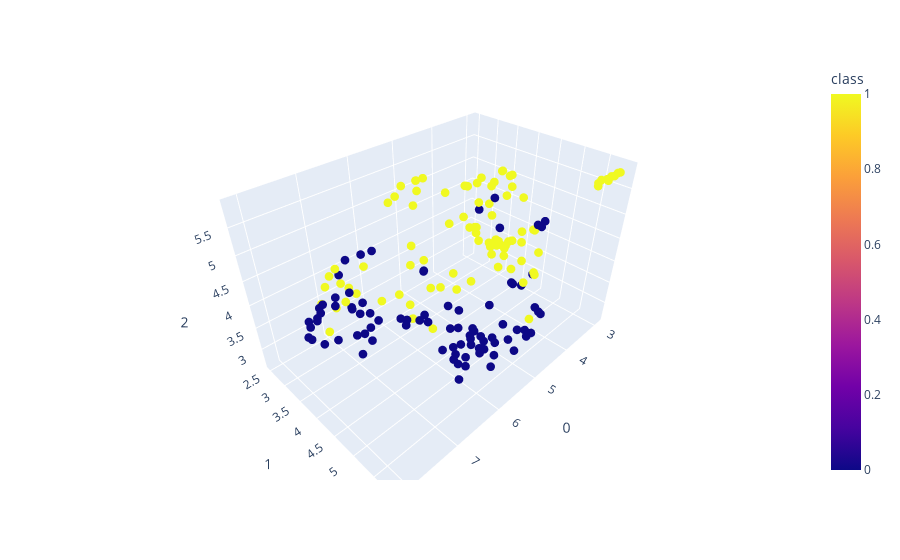

Notebook code cell kept with this figure:
### Code cell
import plotly
import plotly.express as px
from umap import UMAP

umap_3d = UMAP(n_components=3, init='random', random_state=0)
x_umap = umap_3d.fit_transform(X_new_scaled)

#umap_3d = TSNE(n_components=3, init='random', random_state=0)
#x_umap = umap_3d.fit_transform(X_new_scaled)

umap_df = pd.DataFrame(x_umap)
train_y_sr = pd.Series(y,name='class')
print(type(x_umap))
new_df = pd.concat([umap_df,train_y_sr],axis=1)
fig = px.scatter_3d(
    new_df, x=0, y=1, z=2,
    color='class', labels={'color': 'number'}
)
fig.update_traces(marker_size=3)
fig.show()

### Figure 1 — Plotly figure (JSON) as saved in the notebook; plotly's stock layout.template omitted (floating-point values rounded to 4 significant figures; data arrays with more than 128 entries replaced by an {"elided": "..."} marker saying what was removed)
{"data": [{"hovertemplate": "0=%{x}<br>1=%{y}<br>2=%{z}<br>class=%{marker.color}<extra></extra>", "legendgroup": "", "marker": {"color": {"elided": "174 int values"}, "coloraxis": "coloraxis", "size": 3, "symbol": "circle"}, "mode": "markers", "name": "", "scene": "scene", "showlegend": false, "type": "scatter3d", "x": {"elided": "174 float values"}, "y": {"elided": "174 float values"}, "z": {"elided": "174 float values"}}], "layout": {"coloraxis": {"colorbar": {"title": {"text": "class"}}, "colorscale": [[0, "#0d0887"], [0.1111, "#46039f"], [0.2222, "#7201a8"], [0.3333, "#9c179e"], [0.4444, "#bd3786"], [0.5556, "#d8576b"], [0.6667, "#ed7953"], [0.7778, "#fb9f3a"], [0.8889, "#fdca26"], [1, "#f0f921"]]}, "legend": {"tracegroupgap": 0}, "margin": {"t": 60}, "scene": {"domain": {"x": [0, 1], "y": [0, 1]}, "xaxis": {"title": {"text": "0"}}, "yaxis": {"title": {"text": "1"}}, "zaxis": {"title": {"text": "2"}}}}}
